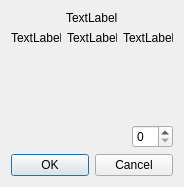
<?xml version="1.0" encoding="UTF-8"?>
<ui version="4.0">
 <class>sellCount</class>
 <widget class="QDialog" name="sellCount">
  <property name="geometry">
   <rect>
    <x>0</x>
    <y>0</y>
    <width>184</width>
    <height>187</height>
   </rect>
  </property>
  <property name="minimumSize">
   <size>
    <width>184</width>
    <height>187</height>
   </size>
  </property>
  <property name="windowTitle">
   <string>Dialog</string>
  </property>
  <layout class="QVBoxLayout" name="verticalLayout">
   <item>
    <layout class="QGridLayout" name="gridLayout">
     <item row="1" column="0">
      <widget class="QLabel" name="id">
       <property name="text">
        <string>TextLabel</string>
       </property>
      </widget>
     </item>
     <item row="1" column="1">
      <widget class="QLabel" name="mainField">
       <property name="text">
        <string>TextLabel</string>
       </property>
      </widget>
     </item>
     <item row="1" column="2">
      <widget class="QLabel" name="price">
       <property name="text">
        <string>TextLabel</string>
       </property>
      </widget>
     </item>
     <item row="0" column="0" colspan="3" alignment="Qt::AlignHCenter">
      <widget class="QLabel" name="mainCat">
       <property name="text">
        <string>TextLabel</string>
       </property>
      </widget>
     </item>
    </layout>
   </item>
   <item>
    <spacer name="verticalSpacer">
     <property name="orientation">
      <enum>Qt::Vertical</enum>
     </property>
     <property name="sizeHint" stdset="0">
      <size>
       <width>20</width>
       <height>40</height>
      </size>
     </property>
    </spacer>
   </item>
   <item>
    <layout class="QHBoxLayout" name="horizontalLayout">
     <item>
      <spacer name="horizontalSpacer">
       <property name="orientation">
        <enum>Qt::Horizontal</enum>
       </property>
       <property name="sizeHint" stdset="0">
        <size>
         <width>40</width>
         <height>20</height>
        </size>
       </property>
      </spacer>
     </item>
     <item>
      <widget class="QSpinBox" name="spinBox"/>
     </item>
    </layout>
   </item>
   <item>
    <widget class="QDialogButtonBox" name="buttonBox">
     <property name="orientation">
      <enum>Qt::Horizontal</enum>
     </property>
     <property name="standardButtons">
      <set>QDialogButtonBox::Cancel|QDialogButtonBox::Ok</set>
     </property>
    </widget>
   </item>
  </layout>
 </widget>
 <resources/>
 <connections>
  <connection>
   <sender>buttonBox</sender>
   <signal>accepted()</signal>
   <receiver>sellCount</receiver>
   <slot>accept()</slot>
   <hints>
    <hint type="sourcelabel">
     <x>248</x>
     <y>254</y>
    </hint>
    <hint type="destinationlabel">
     <x>157</x>
     <y>274</y>
    </hint>
   </hints>
  </connection>
  <connection>
   <sender>buttonBox</sender>
   <signal>rejected()</signal>
   <receiver>sellCount</receiver>
   <slot>reject()</slot>
   <hints>
    <hint type="sourcelabel">
     <x>316</x>
     <y>260</y>
    </hint>
    <hint type="destinationlabel">
     <x>286</x>
     <y>274</y>
    </hint>
   </hints>
  </connection>
 </connections>
</ui>
